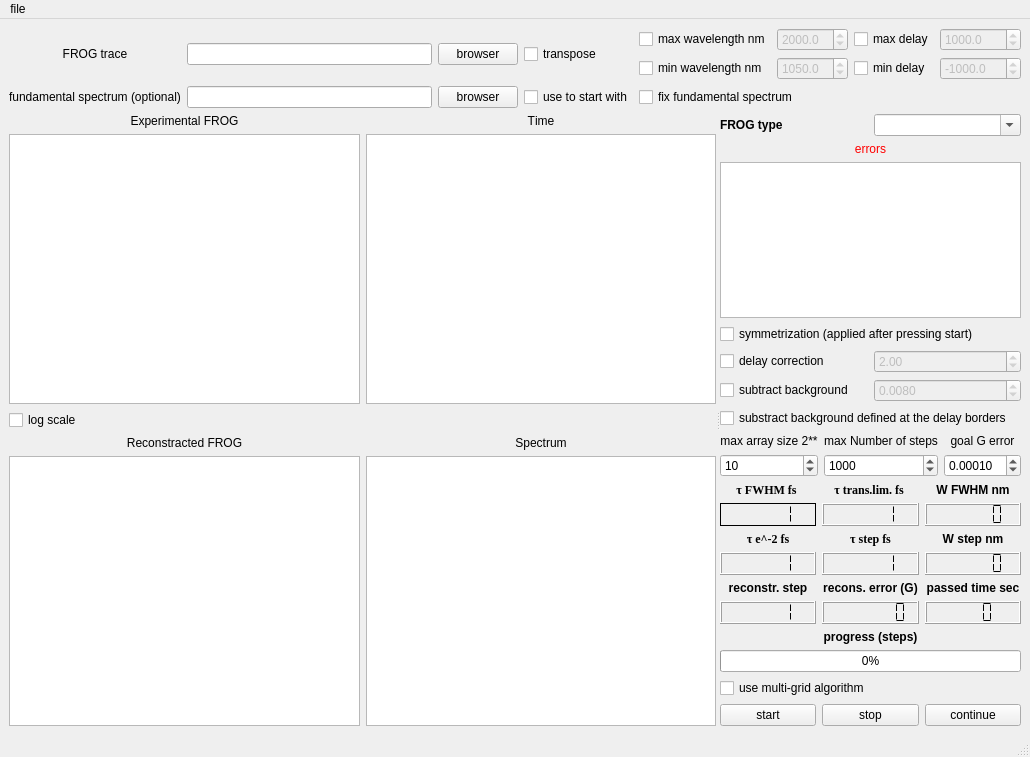
<?xml version="1.0" encoding="UTF-8"?>
<ui version="4.0">
 <class>MainWindow</class>
 <widget class="QMainWindow" name="MainWindow">
  <property name="windowModality">
   <enum>Qt::WindowModality::NonModal</enum>
  </property>
  <property name="geometry">
   <rect>
    <x>0</x>
    <y>0</y>
    <width>1030</width>
    <height>757</height>
   </rect>
  </property>
  <property name="sizePolicy">
   <sizepolicy hsizetype="Preferred" vsizetype="Preferred">
    <horstretch>0</horstretch>
    <verstretch>0</verstretch>
   </sizepolicy>
  </property>
  <property name="font">
   <font>
    <kerning>false</kerning>
   </font>
  </property>
  <property name="windowTitle">
   <string>Slava FROG v2.0</string>
  </property>
  <widget class="QWidget" name="centralwidget">
   <property name="sizePolicy">
    <sizepolicy hsizetype="Fixed" vsizetype="Preferred">
     <horstretch>0</horstretch>
     <verstretch>0</verstretch>
    </sizepolicy>
   </property>
   <layout class="QVBoxLayout" name="verticalLayout_3">
    <item>
     <layout class="QGridLayout" name="gridLayout_3">
      <item row="1" column="0">
       <widget class="QLabel" name="label_2">
        <property name="text">
         <string>fundamental spectrum (optional)</string>
        </property>
        <property name="alignment">
         <set>Qt::AlignmentFlag::AlignCenter</set>
        </property>
       </widget>
      </item>
      <item row="0" column="2">
       <widget class="QPushButton" name="browser_FROG">
        <property name="text">
         <string>browser</string>
        </property>
       </widget>
      </item>
      <item row="0" column="0">
       <widget class="QLabel" name="label">
        <property name="text">
         <string>FROG trace</string>
        </property>
        <property name="alignment">
         <set>Qt::AlignmentFlag::AlignCenter</set>
        </property>
       </widget>
      </item>
      <item row="0" column="1">
       <widget class="QLineEdit" name="file_SHG"/>
      </item>
      <item row="1" column="1">
       <widget class="QLineEdit" name="file_fun"/>
      </item>
      <item row="1" column="4">
       <widget class="QCheckBox" name="fix_fund_spec">
        <property name="text">
         <string>fix fundamental spectrum</string>
        </property>
       </widget>
      </item>
      <item row="0" column="3">
       <widget class="QCheckBox" name="checktranspose">
        <property name="text">
         <string>transpose</string>
        </property>
       </widget>
      </item>
      <item row="1" column="2">
       <widget class="QPushButton" name="browser_fun">
        <property name="text">
         <string>browser</string>
        </property>
       </widget>
      </item>
      <item row="1" column="3">
       <widget class="QCheckBox" name="use_fund_spec">
        <property name="text">
         <string>use to start with</string>
        </property>
       </widget>
      </item>
      <item row="0" column="4">
       <layout class="QHBoxLayout" name="horizontalLayout_2">
        <item>
         <layout class="QGridLayout" name="gridLayout_7">
          <item row="1" column="0">
           <widget class="QCheckBox" name="checkminwavelength">
            <property name="text">
             <string>min wavelength nm</string>
            </property>
           </widget>
          </item>
          <item row="1" column="1">
           <widget class="QDoubleSpinBox" name="minwavelength">
            <property name="enabled">
             <bool>false</bool>
            </property>
            <property name="decimals">
             <number>1</number>
            </property>
            <property name="maximum">
             <double>10000.000000000000000</double>
            </property>
            <property name="singleStep">
             <double>1.000000000000000</double>
            </property>
            <property name="value">
             <double>1050.000000000000000</double>
            </property>
           </widget>
          </item>
          <item row="0" column="1">
           <widget class="QDoubleSpinBox" name="maxwavelength">
            <property name="enabled">
             <bool>false</bool>
            </property>
            <property name="decimals">
             <number>1</number>
            </property>
            <property name="maximum">
             <double>10000.000000000000000</double>
            </property>
            <property name="singleStep">
             <double>1.000000000000000</double>
            </property>
            <property name="value">
             <double>2000.000000000000000</double>
            </property>
           </widget>
          </item>
          <item row="0" column="3">
           <widget class="QCheckBox" name="checkmaxdel">
            <property name="text">
             <string>max delay</string>
            </property>
           </widget>
          </item>
          <item row="0" column="0">
           <widget class="QCheckBox" name="checkmaxwavelength">
            <property name="text">
             <string>max wavelength nm</string>
            </property>
           </widget>
          </item>
          <item row="0" column="4">
           <widget class="QDoubleSpinBox" name="maxdelay">
            <property name="enabled">
             <bool>false</bool>
            </property>
            <property name="decimals">
             <number>1</number>
            </property>
            <property name="minimum">
             <double>-10000000.000000000000000</double>
            </property>
            <property name="maximum">
             <double>100000000.000000000000000</double>
            </property>
            <property name="singleStep">
             <double>1.000000000000000</double>
            </property>
            <property name="value">
             <double>1000.000000000000000</double>
            </property>
           </widget>
          </item>
          <item row="1" column="3">
           <widget class="QCheckBox" name="checkmindel">
            <property name="text">
             <string>min delay</string>
            </property>
           </widget>
          </item>
          <item row="1" column="4">
           <widget class="QDoubleSpinBox" name="mindelay">
            <property name="enabled">
             <bool>false</bool>
            </property>
            <property name="decimals">
             <number>1</number>
            </property>
            <property name="minimum">
             <double>-1000000.000000000000000</double>
            </property>
            <property name="maximum">
             <double>1000000.000000000000000</double>
            </property>
            <property name="singleStep">
             <double>1.000000000000000</double>
            </property>
            <property name="value">
             <double>-1000.000000000000000</double>
            </property>
           </widget>
          </item>
         </layout>
        </item>
       </layout>
      </item>
     </layout>
    </item>
    <item>
     <widget class="QSplitter" name="splitter">
      <property name="orientation">
       <enum>Qt::Orientation::Horizontal</enum>
      </property>
      <widget class="QWidget" name="layoutWidget">
       <layout class="QGridLayout" name="gridLayout_8">
        <item row="1" column="0">
         <widget class="QGraphicsView" name="FROG_exp">
          <property name="minimumSize">
           <size>
            <width>350</width>
            <height>0</height>
           </size>
          </property>
         </widget>
        </item>
        <item row="5" column="0">
         <widget class="QLabel" name="label_17">
          <property name="text">
           <string>Reconstracted FROG</string>
          </property>
          <property name="alignment">
           <set>Qt::AlignmentFlag::AlignCenter</set>
          </property>
         </widget>
        </item>
        <item row="0" column="0">
         <widget class="QLabel" name="label_11">
          <property name="text">
           <string>Experimental FROG</string>
          </property>
          <property name="alignment">
           <set>Qt::AlignmentFlag::AlignCenter</set>
          </property>
         </widget>
        </item>
        <item row="6" column="1">
         <widget class="QGraphicsView" name="SpectrumView"/>
        </item>
        <item row="4" column="0">
         <widget class="QCheckBox" name="check_logscale">
          <property name="layoutDirection">
           <enum>Qt::LayoutDirection::LeftToRight</enum>
          </property>
          <property name="text">
           <string>log scale</string>
          </property>
         </widget>
        </item>
        <item row="6" column="0">
         <widget class="QGraphicsView" name="FROG_sim">
          <property name="whatsThis">
           <string>&lt;html&gt;&lt;head/&gt;&lt;body&gt;&lt;p&gt;FROG&lt;/p&gt;&lt;/body&gt;&lt;/html&gt;</string>
          </property>
         </widget>
        </item>
        <item row="0" column="1">
         <widget class="QLabel" name="label_18">
          <property name="text">
           <string>Time</string>
          </property>
          <property name="alignment">
           <set>Qt::AlignmentFlag::AlignCenter</set>
          </property>
         </widget>
        </item>
        <item row="5" column="1">
         <widget class="QLabel" name="label_16">
          <property name="text">
           <string>Spectrum</string>
          </property>
          <property name="alignment">
           <set>Qt::AlignmentFlag::AlignCenter</set>
          </property>
         </widget>
        </item>
        <item row="1" column="1">
         <widget class="QGraphicsView" name="TimeView">
          <property name="minimumSize">
           <size>
            <width>350</width>
            <height>0</height>
           </size>
          </property>
         </widget>
        </item>
       </layout>
      </widget>
      <widget class="QWidget" name="layoutWidget">
       <layout class="QVBoxLayout" name="verticalLayout_2">
        <item>
         <layout class="QHBoxLayout" name="horizontalLayout_8">
          <item>
           <widget class="QLabel" name="label_6">
            <property name="text">
             <string>&lt;html&gt;&lt;head/&gt;&lt;body&gt;&lt;p&gt;&lt;span style=&quot; font-size:9pt; font-weight:600;&quot;&gt;FROG type&lt;/span&gt;&lt;/p&gt;&lt;/body&gt;&lt;/html&gt;</string>
            </property>
            <property name="textFormat">
             <enum>Qt::TextFormat::RichText</enum>
            </property>
           </widget>
          </item>
          <item>
           <widget class="QComboBox" name="Type">
            <property name="editable">
             <bool>true</bool>
            </property>
            <property name="currentText">
             <string/>
            </property>
            <property name="currentIndex">
             <number>-1</number>
            </property>
            <property name="maxVisibleItems">
             <number>5</number>
            </property>
            <property name="maxCount">
             <number>10</number>
            </property>
           </widget>
          </item>
         </layout>
        </item>
        <item>
         <layout class="QHBoxLayout" name="horizontalLayout_6"/>
        </item>
        <item>
         <widget class="QLabel" name="label_14">
          <property name="palette">
           <palette>
            <active>
             <colorrole role="WindowText">
              <brush brushstyle="SolidPattern">
               <color alpha="255">
                <red>255</red>
                <green>0</green>
                <blue>0</blue>
               </color>
              </brush>
             </colorrole>
            </active>
            <inactive>
             <colorrole role="WindowText">
              <brush brushstyle="SolidPattern">
               <color alpha="255">
                <red>255</red>
                <green>0</green>
                <blue>0</blue>
               </color>
              </brush>
             </colorrole>
            </inactive>
            <disabled>
             <colorrole role="WindowText">
              <brush brushstyle="SolidPattern">
               <color alpha="255">
                <red>120</red>
                <green>120</green>
                <blue>120</blue>
               </color>
              </brush>
             </colorrole>
            </disabled>
           </palette>
          </property>
          <property name="text">
           <string>errors</string>
          </property>
          <property name="alignment">
           <set>Qt::AlignmentFlag::AlignCenter</set>
          </property>
         </widget>
        </item>
        <item>
         <widget class="QTextEdit" name="error_message">
          <property name="maximumSize">
           <size>
            <width>16777215</width>
            <height>16777215</height>
           </size>
          </property>
          <property name="palette">
           <palette>
            <active>
             <colorrole role="Text">
              <brush brushstyle="SolidPattern">
               <color alpha="255">
                <red>255</red>
                <green>0</green>
                <blue>0</blue>
               </color>
              </brush>
             </colorrole>
            </active>
            <inactive>
             <colorrole role="Text">
              <brush brushstyle="SolidPattern">
               <color alpha="255">
                <red>255</red>
                <green>0</green>
                <blue>0</blue>
               </color>
              </brush>
             </colorrole>
            </inactive>
            <disabled>
             <colorrole role="Text">
              <brush brushstyle="SolidPattern">
               <color alpha="255">
                <red>120</red>
                <green>120</green>
                <blue>120</blue>
               </color>
              </brush>
             </colorrole>
            </disabled>
           </palette>
          </property>
          <property name="readOnly">
           <bool>true</bool>
          </property>
         </widget>
        </item>
        <item>
         <widget class="QCheckBox" name="check_symmetry">
          <property name="text">
           <string>symmetrization (applied after pressing start)</string>
          </property>
         </widget>
        </item>
        <item>
         <layout class="QHBoxLayout" name="horizontalLayout_3">
          <item>
           <widget class="QCheckBox" name="checkdelaycorrection">
            <property name="text">
             <string>delay correction</string>
            </property>
           </widget>
          </item>
          <item>
           <widget class="QDoubleSpinBox" name="delay_correction">
            <property name="enabled">
             <bool>false</bool>
            </property>
            <property name="decimals">
             <number>2</number>
            </property>
            <property name="maximum">
             <double>10.000000000000000</double>
            </property>
            <property name="singleStep">
             <double>0.100000000000000</double>
            </property>
            <property name="value">
             <double>2.000000000000000</double>
            </property>
           </widget>
          </item>
         </layout>
        </item>
        <item>
         <layout class="QHBoxLayout" name="horizontalLayout_4">
          <item>
           <widget class="QCheckBox" name="check_bkgsubtract">
            <property name="text">
             <string>subtract background</string>
            </property>
           </widget>
          </item>
          <item>
           <widget class="QDoubleSpinBox" name="bkg">
            <property name="enabled">
             <bool>false</bool>
            </property>
            <property name="decimals">
             <number>4</number>
            </property>
            <property name="maximum">
             <double>1.000000000000000</double>
            </property>
            <property name="singleStep">
             <double>0.001000000000000</double>
            </property>
            <property name="value">
             <double>0.008000000000000</double>
            </property>
           </widget>
          </item>
         </layout>
        </item>
        <item>
         <widget class="QCheckBox" name="check_bkgedge">
          <property name="text">
           <string>substract background defined at the delay borders</string>
          </property>
         </widget>
        </item>
        <item>
         <layout class="QGridLayout" name="gridLayout_2">
          <item row="1" column="1">
           <widget class="QSpinBox" name="iternumber">
            <property name="minimum">
             <number>1</number>
            </property>
            <property name="maximum">
             <number>10000000</number>
            </property>
            <property name="value">
             <number>1000</number>
            </property>
           </widget>
          </item>
          <item row="0" column="2" alignment="Qt::AlignmentFlag::AlignVCenter">
           <widget class="QLabel" name="label_8">
            <property name="text">
             <string>goal G error</string>
            </property>
            <property name="alignment">
             <set>Qt::AlignmentFlag::AlignCenter</set>
            </property>
           </widget>
          </item>
          <item row="0" column="1">
           <widget class="QLabel" name="label_7">
            <property name="text">
             <string>max Number of steps</string>
            </property>
            <property name="alignment">
             <set>Qt::AlignmentFlag::AlignCenter</set>
            </property>
           </widget>
          </item>
          <item row="1" column="2">
           <widget class="QDoubleSpinBox" name="goal">
            <property name="sizePolicy">
             <sizepolicy hsizetype="Minimum" vsizetype="Maximum">
              <horstretch>0</horstretch>
              <verstretch>0</verstretch>
             </sizepolicy>
            </property>
            <property name="decimals">
             <number>5</number>
            </property>
            <property name="singleStep">
             <double>0.000010000000000</double>
            </property>
            <property name="value">
             <double>0.000100000000000</double>
            </property>
           </widget>
          </item>
          <item row="1" column="0">
           <widget class="QSpinBox" name="size">
            <property name="minimum">
             <number>1</number>
            </property>
            <property name="maximum">
             <number>100</number>
            </property>
            <property name="value">
             <number>10</number>
            </property>
            <property name="displayIntegerBase">
             <number>10</number>
            </property>
           </widget>
          </item>
          <item row="0" column="0">
           <widget class="QLabel" name="label_9">
            <property name="text">
             <string>max array size 2**</string>
            </property>
            <property name="alignment">
             <set>Qt::AlignmentFlag::AlignCenter</set>
            </property>
           </widget>
          </item>
         </layout>
        </item>
        <item>
         <layout class="QGridLayout" name="gridLayout_6">
          <item row="1" column="2">
           <widget class="QLCDNumber" name="Swidth">
            <property name="toolTip">
             <string/>
            </property>
            <property name="whatsThis">
             <string>error</string>
            </property>
            <property name="smallDecimalPoint">
             <bool>false</bool>
            </property>
            <property name="digitCount">
             <number>6</number>
            </property>
            <property name="segmentStyle">
             <enum>QLCDNumber::SegmentStyle::Flat</enum>
            </property>
            <property name="value" stdset="0">
             <double>0.000000000000000</double>
            </property>
           </widget>
          </item>
          <item row="0" column="0">
           <widget class="QLabel" name="label_10">
            <property name="font">
             <font>
              <family>Times New Roman</family>
              <pointsize>9</pointsize>
              <italic>false</italic>
              <bold>true</bold>
              <underline>false</underline>
              <strikeout>false</strikeout>
              <kerning>true</kerning>
             </font>
            </property>
            <property name="text">
             <string>&lt;html&gt;&lt;head/&gt;&lt;body&gt;&lt;p&gt;&amp;tau; FWHM fs &lt;/p&gt;&lt;/body&gt;&lt;/html&gt;</string>
            </property>
            <property name="alignment">
             <set>Qt::AlignmentFlag::AlignCenter</set>
            </property>
           </widget>
          </item>
          <item row="1" column="0">
           <widget class="QLCDNumber" name="duration">
            <property name="frameShadow">
             <enum>QFrame::Shadow::Plain</enum>
            </property>
            <property name="segmentStyle">
             <enum>QLCDNumber::SegmentStyle::Flat</enum>
            </property>
            <property name="value" stdset="0">
             <double>1.000000000000000</double>
            </property>
           </widget>
          </item>
          <item row="1" column="1">
           <widget class="QLCDNumber" name="duration_tl">
            <property name="segmentStyle">
             <enum>QLCDNumber::SegmentStyle::Flat</enum>
            </property>
            <property name="value" stdset="0">
             <double>1.000000000000000</double>
            </property>
           </widget>
          </item>
          <item row="0" column="2">
           <widget class="QLabel" name="label_12">
            <property name="font">
             <font>
              <italic>false</italic>
              <bold>true</bold>
              <underline>false</underline>
              <strikeout>false</strikeout>
              <kerning>true</kerning>
             </font>
            </property>
            <property name="text">
             <string>W FWHM nm</string>
            </property>
            <property name="alignment">
             <set>Qt::AlignmentFlag::AlignCenter</set>
            </property>
           </widget>
          </item>
          <item row="2" column="2">
           <widget class="QLabel" name="label_20">
            <property name="font">
             <font>
              <italic>false</italic>
              <bold>true</bold>
              <underline>false</underline>
              <strikeout>false</strikeout>
              <kerning>true</kerning>
             </font>
            </property>
            <property name="text">
             <string>W step nm</string>
            </property>
            <property name="alignment">
             <set>Qt::AlignmentFlag::AlignCenter</set>
            </property>
           </widget>
          </item>
          <item row="0" column="1">
           <widget class="QLabel" name="label_19">
            <property name="font">
             <font>
              <family>Times New Roman</family>
              <pointsize>9</pointsize>
              <italic>false</italic>
              <bold>true</bold>
              <underline>false</underline>
              <strikeout>false</strikeout>
              <kerning>true</kerning>
             </font>
            </property>
            <property name="text">
             <string>&lt;html&gt;&lt;head/&gt;&lt;body&gt;&lt;p&gt;&amp;tau; trans.lim. fs &lt;/p&gt;&lt;/body&gt;&lt;/html&gt;</string>
            </property>
            <property name="alignment">
             <set>Qt::AlignmentFlag::AlignCenter</set>
            </property>
           </widget>
          </item>
          <item row="3" column="2">
           <widget class="QLCDNumber" name="Sstep">
            <property name="toolTip">
             <string/>
            </property>
            <property name="whatsThis">
             <string>error</string>
            </property>
            <property name="smallDecimalPoint">
             <bool>false</bool>
            </property>
            <property name="digitCount">
             <number>6</number>
            </property>
            <property name="segmentStyle">
             <enum>QLCDNumber::SegmentStyle::Flat</enum>
            </property>
            <property name="value" stdset="0">
             <double>0.000000000000000</double>
            </property>
           </widget>
          </item>
          <item row="2" column="1">
           <widget class="QLabel" name="label_13">
            <property name="font">
             <font>
              <family>Times New Roman</family>
              <pointsize>9</pointsize>
              <italic>false</italic>
              <bold>true</bold>
              <underline>false</underline>
              <strikeout>false</strikeout>
              <kerning>true</kerning>
             </font>
            </property>
            <property name="text">
             <string>&lt;html&gt;&lt;head/&gt;&lt;body&gt;&lt;p&gt;&amp;tau; step fs&lt;/p&gt;&lt;/body&gt;&lt;/html&gt;</string>
            </property>
            <property name="alignment">
             <set>Qt::AlignmentFlag::AlignCenter</set>
            </property>
           </widget>
          </item>
          <item row="3" column="1">
           <widget class="QLCDNumber" name="Tstep">
            <property name="segmentStyle">
             <enum>QLCDNumber::SegmentStyle::Flat</enum>
            </property>
            <property name="value" stdset="0">
             <double>1.000000000000000</double>
            </property>
           </widget>
          </item>
          <item row="2" column="0">
           <widget class="QLabel" name="label_3">
            <property name="font">
             <font>
              <family>Times New Roman</family>
              <pointsize>9</pointsize>
              <bold>true</bold>
              <kerning>false</kerning>
             </font>
            </property>
            <property name="text">
             <string>&lt;html&gt;&lt;head/&gt;&lt;body&gt;&lt;p&gt;τ e^-2 fs&lt;/p&gt;&lt;/body&gt;&lt;/html&gt;</string>
            </property>
            <property name="alignment">
             <set>Qt::AlignmentFlag::AlignCenter</set>
            </property>
           </widget>
          </item>
          <item row="3" column="0">
           <widget class="QLCDNumber" name="duration_e">
            <property name="segmentStyle">
             <enum>QLCDNumber::SegmentStyle::Flat</enum>
            </property>
            <property name="intValue" stdset="0">
             <number>1</number>
            </property>
           </widget>
          </item>
         </layout>
        </item>
        <item>
         <layout class="QGridLayout" name="gridLayout">
          <item row="0" column="0">
           <widget class="QLabel" name="label_4">
            <property name="font">
             <font>
              <italic>false</italic>
              <bold>true</bold>
              <underline>false</underline>
              <strikeout>false</strikeout>
              <kerning>true</kerning>
             </font>
            </property>
            <property name="text">
             <string>reconstr. step</string>
            </property>
            <property name="alignment">
             <set>Qt::AlignmentFlag::AlignCenter</set>
            </property>
           </widget>
          </item>
          <item row="0" column="1">
           <widget class="QLabel" name="label_5">
            <property name="font">
             <font>
              <bold>true</bold>
              <kerning>false</kerning>
             </font>
            </property>
            <property name="text">
             <string>recons. error (G)</string>
            </property>
            <property name="alignment">
             <set>Qt::AlignmentFlag::AlignCenter</set>
            </property>
           </widget>
          </item>
          <item row="0" column="2">
           <widget class="QLabel" name="label_15">
            <property name="font">
             <font>
              <bold>true</bold>
              <kerning>false</kerning>
             </font>
            </property>
            <property name="text">
             <string>passed time sec</string>
            </property>
            <property name="alignment">
             <set>Qt::AlignmentFlag::AlignCenter</set>
            </property>
           </widget>
          </item>
          <item row="1" column="0">
           <widget class="QLCDNumber" name="step">
            <property name="segmentStyle">
             <enum>QLCDNumber::SegmentStyle::Flat</enum>
            </property>
            <property name="value" stdset="0">
             <double>1.000000000000000</double>
            </property>
           </widget>
          </item>
          <item row="1" column="1">
           <widget class="QLCDNumber" name="error">
            <property name="toolTip">
             <string/>
            </property>
            <property name="whatsThis">
             <string>error</string>
            </property>
            <property name="smallDecimalPoint">
             <bool>false</bool>
            </property>
            <property name="digitCount">
             <number>7</number>
            </property>
            <property name="segmentStyle">
             <enum>QLCDNumber::SegmentStyle::Flat</enum>
            </property>
            <property name="value" stdset="0">
             <double>0.000000000000000</double>
            </property>
           </widget>
          </item>
          <item row="1" column="2">
           <widget class="QLCDNumber" name="timer">
            <property name="smallDecimalPoint">
             <bool>false</bool>
            </property>
            <property name="digitCount">
             <number>4</number>
            </property>
            <property name="segmentStyle">
             <enum>QLCDNumber::SegmentStyle::Flat</enum>
            </property>
            <property name="value" stdset="0">
             <double>0.000000000000000</double>
            </property>
           </widget>
          </item>
         </layout>
        </item>
        <item>
         <layout class="QVBoxLayout" name="verticalLayout">
          <item>
           <widget class="QLabel" name="label_21">
            <property name="enabled">
             <bool>true</bool>
            </property>
            <property name="maximumSize">
             <size>
              <width>16777215</width>
              <height>9777215</height>
             </size>
            </property>
            <property name="font">
             <font>
              <italic>false</italic>
              <bold>true</bold>
              <underline>false</underline>
              <strikeout>false</strikeout>
              <kerning>false</kerning>
             </font>
            </property>
            <property name="text">
             <string>progress (steps)</string>
            </property>
            <property name="alignment">
             <set>Qt::AlignmentFlag::AlignCenter</set>
            </property>
            <property name="indent">
             <number>0</number>
            </property>
           </widget>
          </item>
          <item>
           <widget class="QProgressBar" name="progressBar">
            <property name="value">
             <number>0</number>
            </property>
           </widget>
          </item>
         </layout>
        </item>
        <item>
         <layout class="QHBoxLayout" name="horizontalLayout_5">
          <item>
           <widget class="QCheckBox" name="multi_grid">
            <property name="text">
             <string>use multi-grid algorithm</string>
            </property>
           </widget>
          </item>
         </layout>
        </item>
        <item>
         <layout class="QHBoxLayout" name="horizontalLayout">
          <item>
           <widget class="QPushButton" name="startBt">
            <property name="text">
             <string>start</string>
            </property>
           </widget>
          </item>
          <item>
           <widget class="QPushButton" name="stopBt">
            <property name="text">
             <string>stop</string>
            </property>
           </widget>
          </item>
          <item>
           <widget class="QPushButton" name="continueBt">
            <property name="text">
             <string>continue</string>
            </property>
           </widget>
          </item>
         </layout>
        </item>
       </layout>
      </widget>
     </widget>
    </item>
   </layout>
  </widget>
  <widget class="QMenuBar" name="menubar">
   <property name="geometry">
    <rect>
     <x>0</x>
     <y>0</y>
     <width>1030</width>
     <height>21</height>
    </rect>
   </property>
   <widget class="QMenu" name="menufile">
    <property name="title">
     <string>file</string>
    </property>
    <addaction name="actionsave_FROG"/>
    <addaction name="actionsave_experimental_FROG"/>
    <addaction name="actionsave_time"/>
    <addaction name="actionsave_spectrum"/>
    <addaction name="separator"/>
    <addaction name="actionsave_all"/>
   </widget>
   <addaction name="menufile"/>
  </widget>
  <widget class="QStatusBar" name="statusbar"/>
  <action name="actionsave_FROG">
   <property name="text">
    <string>save reconstructed FROG</string>
   </property>
  </action>
  <action name="actionsave_time">
   <property name="text">
    <string>save time</string>
   </property>
  </action>
  <action name="actionsave_spectrum">
   <property name="text">
    <string>save spectrum</string>
   </property>
  </action>
  <action name="actionsave_best_D_scan">
   <property name="text">
    <string>save best D-scan</string>
   </property>
  </action>
  <action name="actionsave_mean_D_scan">
   <property name="text">
    <string>save mean D-scan</string>
   </property>
  </action>
  <action name="actionsave_all">
   <property name="text">
    <string>save all</string>
   </property>
  </action>
  <action name="actionsave_experimental_FROG">
   <property name="text">
    <string>save experimental FROG</string>
   </property>
  </action>
 </widget>
 <resources/>
 <connections/>
</ui>
